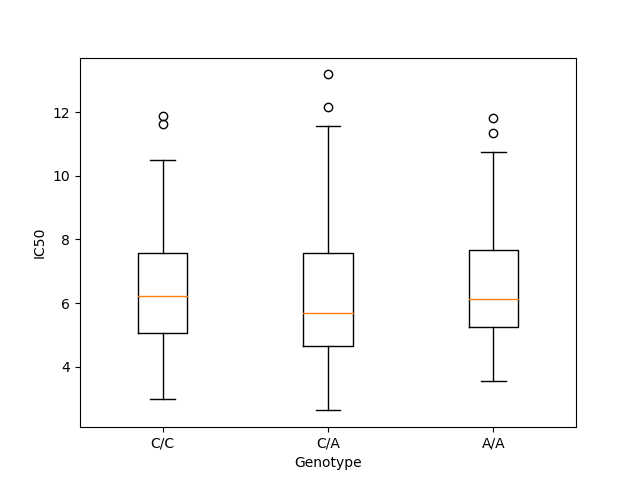

The script that saved this image:
#!/usr/bin/env python

import numpy as np
import matplotlib.pyplot as plt

SNPoi="rs7257475"
rowoi=240916

vcfall=np.genfromtxt("gwas_data/genotypes.vcf",dtype=None, encoding=None)
phenodata=np.genfromtxt("gwas_data/GS451_IC50.txt",dtype=[int,int,float], encoding=None, names = True)
lineoi=vcfall[240916]

Ref=lineoi[3]
Alt=lineoi[4] 
count=0
homorefphen=[]
homoaltphen=[]
hetphen=[]   
for i in range(9,len(lineoi)):
    if np.isnan(phenodata[count][2]):
        count+=1
        continue
    elif lineoi[i]=="0/0":
        homorefphen.append(phenodata[count][2])
    elif lineoi[i]=="1/1":
        homoaltphen.append(phenodata[count][2])
    elif lineoi[i]=="0/1" or lineoi[i]=="1/0":
        hetphen.append(phenodata[count][2])
    count+=1

labels=[f"{Ref}/{Ref}", f"{Ref}/{Alt}", f"{Alt}/{Alt}"]
plots=[homorefphen, hetphen, homoaltphen]
fig,ax = plt.subplots()
ax.boxplot(plots, vert=True, labels=labels)
ax.set_xlabel("Genotype")
ax.set_ylabel("IC50")
plt.savefig("boxplot.png")
plt.close(fig)